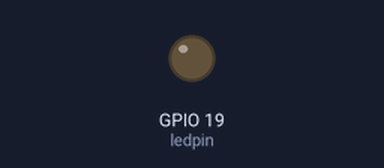
This sketch was run on a simulated ESP32. On the bench: output pins drawn as LEDs (lit = HIGH).

Above: at 0.1 s.
At 60.1 s:
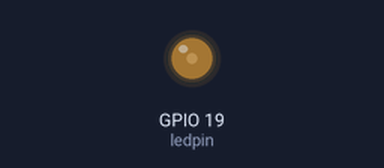
At 120.1 s:
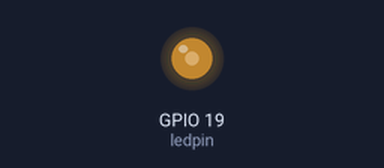
Timing chart, 0 to 121.6 s (numbered marks = the images above):
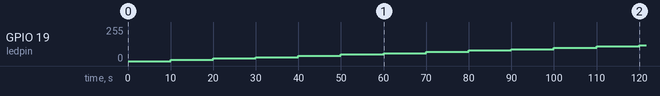

Measured:
- by itself, GPIO 19 (ledpin): moves from 0/255 to 120/255 over 110 s

The sketch:

brightness_esp32.ino
```cpp
const int ledpin=19;
 int brightness=0;
 int fadeAmount=10;
void setup() {
  // put your setup code here, to run once:
pinMode(ledpin,OUTPUT);
}

void loop() {
  // put your main code here, to run repeatedly:
analogWrite(ledpin,brightness);
//change the brightness for the next loop
brightness = brightness + fadeAmount;
//reverse the direction of the fading at the end of fade
if(brightness<=0||brightness>=255)
{
  fadeAmount=-fadeAmount;
}
//wait for 30 miliisecond
delay(10000);
}
```
